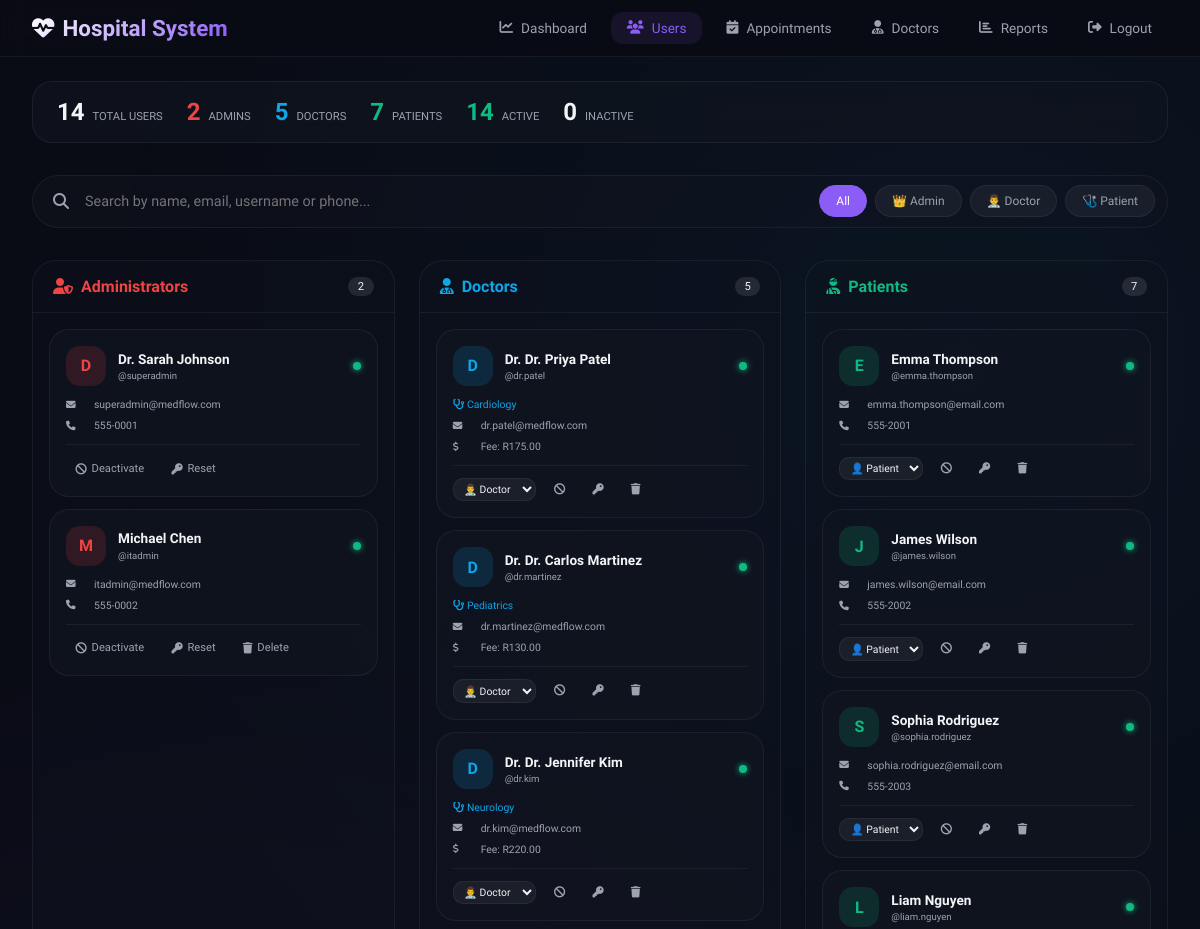
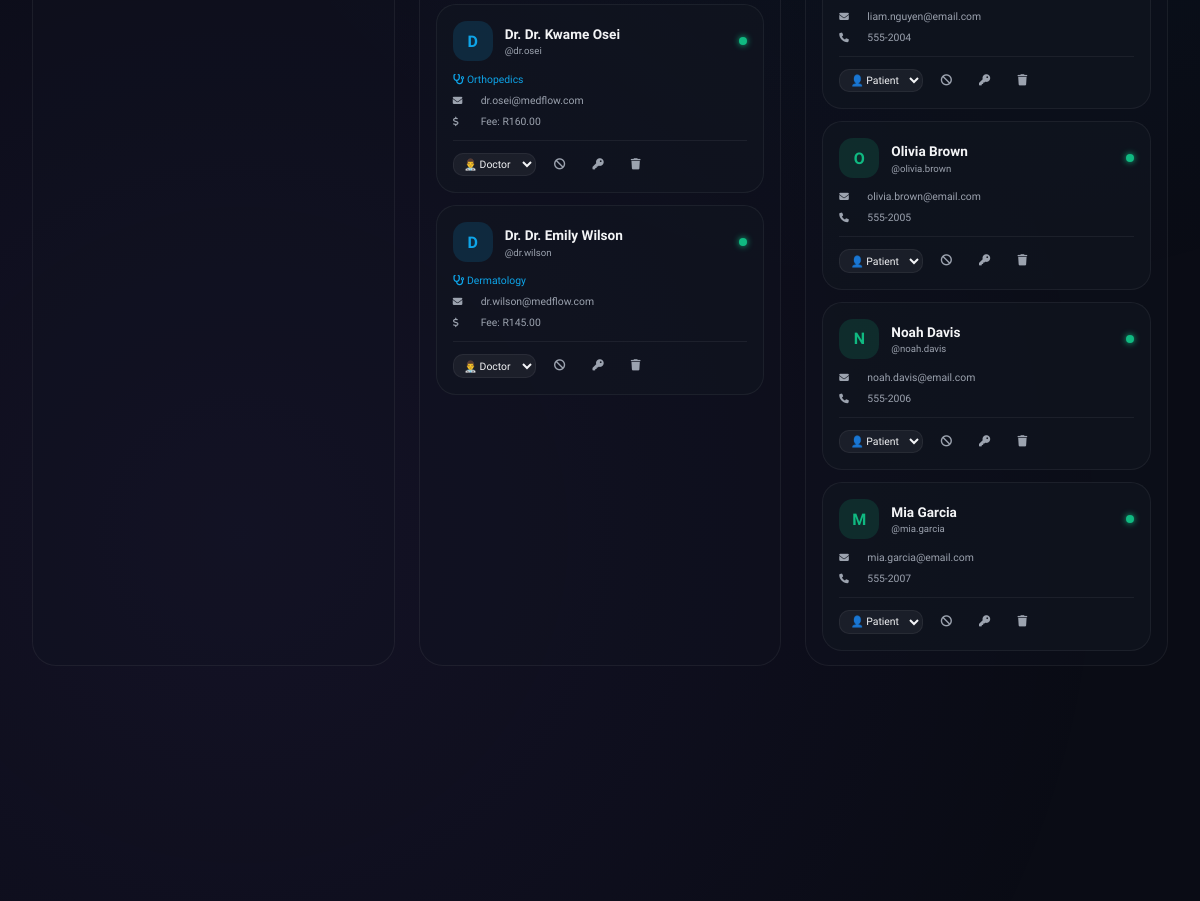
The page /admin/manage-users.php (signed in) on the database its author committed (2 pictures, top to bottom).
### tables this page shows
CREATE TABLE users (
    id INT PRIMARY KEY AUTO_INCREMENT,
    username VARCHAR(50) UNIQUE NOT NULL,
    email VARCHAR(100) UNIQUE NOT NULL,
    password VARCHAR(255) NOT NULL,
    full_name VARCHAR(100) NOT NULL,
    phone VARCHAR(20),
    address TEXT,
    role ENUM('patient', 'doctor', 'admin') DEFAULT 'patient',
    is_active BOOLEAN DEFAULT TRUE,
    created_at TIMESTAMP DEFAULT CURRENT_TIMESTAMP,
    last_login TIMESTAMP NULL,
    reset_token VARCHAR(255) NULL,
    reset_token_expiry DATETIME NULL,
    email_verified BOOLEAN DEFAULT FALSE
);

### admin/manage-users.php (the view, shortened to what the rows shown need)
<?php
require_once '../includes/SessionManager.php';
$database = new Database();
$db = $database->getConnection();
$page = isset($_GET['page']) ? (int)$_GET['page'] : 1;
$limit = 15;
$offset = ($page - 1) * $limit;
$query = "SELECT u.*,
          CASE WHEN u.role = 'doctor' THEN d.specialization ELSE NULL END as specialization,
          CASE WHEN u.role = 'doctor' THEN d.consultation_fee ELSE NULL END as consultation_fee,
          CASE WHEN u.role = 'doctor' THEN d.qualification ELSE NULL END as qualification,
          CASE WHEN u.role = 'doctor' THEN d.experience_years ELSE NULL END as experience_years
          FROM users u
          LEFT JOIN doctors d ON u.id = d.user_id
          WHERE 1=1";
$params = [];
$query .= " ORDER BY u.created_at DESC LIMIT :limit OFFSET :offset";
$params[':limit'] = $limit;
$params[':offset'] = $offset;
$stmt = $db->prepare($query);
foreach ($params as $key => $value) {
    if ($key == ':limit' || $key == ':offset') {
        $stmt->bindValue($key, $value, PDO::PARAM_INT);
    } else {
        $stmt->bindValue($key, $value);
    }
}
$stmt->execute();
$users = $stmt->fetchAll(PDO::FETCH_ASSOC);
$grouped_users = ['admin' => [], 'doctor' => [], 'patient' => []];
foreach ($users as $user) {
    $grouped_users[$user['role']][] = $user;
}
?>
<!DOCTYPE html>
<html lang="en">
<head>
    <link rel="stylesheet" href="https://cdnjs.cloudflare.com/ajax/libs/font-awesome/6.4.0/css/all.min.css">
</head>
<body>
    <div class="admin-wrapper">
        <div class="kanban-board">
            <div class="kanban-column">
                <div class="column-body">
                    <?php if (count($grouped_users['admin']) > 0): ?>
                        <?php foreach ($grouped_users['admin'] as $user): ?>
                            <div class="user-card">
                                <div class="card-row">
                                    <div class="user-name">
                                        <div class="user-avatar admin-avatar"><?php echo strtoupper(substr($user['full_name'], 0, 1)); ?></div>
                                        <div class="user-details">
                                            <h4><?php echo htmlspecialchars($user['full_name']); ?></h4>
                                            <p>@<?php echo htmlspecialchars($user['username']); ?></p>
                                        </div>
                                    </div>
                                    <span class="status-indicator <?php echo $user['is_active'] ? 'status-active' : 'status-inactive'; ?>"></span>
                                </div>
                                <div class="user-contact"><i class="fas fa-envelope"></i> <?php echo htmlspecialchars($user['email']); ?></div>
                                <div class="user-contact"><i class="fas fa-phone"></i> <?php echo htmlspecialchars($user['phone'] ?? 'No phone'); ?></div>
                                <div class="card-actions">
                                    <form method="POST" style="display: inline;">
                                        <button type="submit" name="toggle_status" class="action-icon" title="<?php echo $user['is_active'] ? 'Deactivate' : 'Activate'; ?>">
                                            <i class="fas <?php echo $user['is_active'] ? 'fa-ban' : 'fa-check-circle'; ?>"></i> <?php echo $user['is_active'] ? 'Deactivate' : 'Activate'; ?>
                                        </button>
                                    </form>
                                    <form method="POST" style="display: inline;" onsubmit="return confirm('Reset password for <?php echo addslashes($user['username']); ?>?')">
                                        <button type="submit" name="reset_password" class="action-icon"><i class="fas fa-key"></i> Reset</button>
                                    </form>
                                    <?php if ($user['id'] != SessionManager::getUserId()): ?>
                                        <form method="POST" style="display: inline;" onsubmit="return confirm('Delete <?php echo addslashes($user['username']); ?>? This cannot be undone!')">
                                            <button type="submit" name="delete_user" class="action-icon danger-btn"><i class="fas fa-trash"></i> Delete</button>
                                        </form>
                                    <?php endif; ?>
                                </div>
                            </div>
                        <?php endforeach; ?>
                    <?php else: ?>
                        <div class="empty-column"><i class="fas fa-user-shield" style="font-size: 2rem; opacity: 0.3;"></i><p>No admins found</p></div>
                    <?php endif; ?>
                </div>
            </div>
            <div class="kanban-column">
                <div class="column-body">
                    <?php if (count($grouped_users['doctor']) > 0): ?>
                        <?php foreach ($grouped_users['doctor'] as $user): ?>
                            <div class="user-card">
                                <div class="card-row">
                                    <div class="user-name">
                                        <div class="user-avatar doctor-avatar"><?php echo strtoupper(substr($user['full_name'], 0, 1)); ?></div>
                                        <div class="user-details">
                                            <h4>Dr. <?php echo htmlspecialchars($user['full_name']); ?></h4>
                                            <p>@<?php echo htmlspecialchars($user['username']); ?></p>
                                        </div>
                                    </div>
                                    <span class="status-indicator <?php echo $user['is_active'] ? 'status-active' : 'status-inactive'; ?>"></span>
                                </div>
                                <div class="doctor-spec"><i class="fas fa-stethoscope"></i> <?php echo htmlspecialchars($user['specialization'] ?? 'General Medicine'); ?></div>
                                <div class="user-contact"><i class="fas fa-envelope"></i> <?php echo htmlspecialchars($user['email']); ?></div>
                                <div class="user-contact"><i class="fas fa-dollar-sign"></i> Fee: R<?php echo number_format($user['consultation_fee'] ?? 0, 2); ?></div>
                                <div class="card-actions">
                                    <form method="POST" style="display: inline;">
                                        <select name="new_role" class="role-select" onchange="this.form.submit()">
                                            <option value="doctor" <?php echo $user['role'] == 'doctor' ? 'selected' : ''; ?>>👨‍⚕️ Doctor</option>
                                        </select>
                                    </form>
                                    <form method="POST" style="display: inline;">
                                        <button type="submit" name="toggle_status" class="action-icon"><i class="fas <?php echo $user['is_active'] ? 'fa-ban' : 'fa-check-circle'; ?>"></i></button>
                                    </form>
                                    <form method="POST" style="display: inline;" onsubmit="return confirm('Reset password?')">
                                        <button type="submit" name="reset_password" class="action-icon"><i class="fas fa-key"></i></button>
                                    </form>
                                    <?php if ($user['id'] != SessionManager::getUserId()): ?>
                                        <form method="POST" style="display: inline;" onsubmit="return confirm('Delete this doctor?')">
                                            <button type="submit" name="delete_user" class="action-icon danger-btn"><i class="fas fa-trash"></i></button>
                                        </form>
                                    <?php endif; ?>
                                </div>
                            </div>
                        <?php endforeach; ?>
                    <?php else: ?>
                        <div class="empty-column"><i class="fas fa-user-md" style="font-size: 2rem; opacity: 0.3;"></i><p>No doctors found</p></div>
                    <?php endif; ?>
                </div>
            </div>
            <div class="kanban-column">
                <div class="column-body">
                    <?php if (count($grouped_users['patient']) > 0): ?>
                        <?php foreach ($grouped_users['patient'] as $user): ?>
                            <div class="user-card">
                                <div class="card-row">
                                    <div class="user-name">
                                        <div class="user-avatar patient-avatar"><?php echo strtoupper(substr($user['full_name'], 0, 1)); ?></div>
                                        <div class="user-details">
                                            <h4><?php echo htmlspecialchars($user['full_name']); ?></h4>
                                            <p>@<?php echo htmlspecialchars($user['username']); ?></p>
                                        </div>
                                    </div>
                                    <span class="status-indicator <?php echo $user['is_active'] ? 'status-active' : 'status-inactive'; ?>"></span>
                                </div>
                                <div class="user-contact"><i class="fas fa-envelope"></i> <?php echo htmlspecialchars($user['email']); ?></div>
                                <div class="user-contact"><i class="fas fa-phone"></i> <?php echo htmlspecialchars($user['phone'] ?? 'No phone'); ?></div>
                                <div class="card-actions">
                                    <form method="POST" style="display: inline;">
                                        <select name="new_role" class="role-select" onchange="this.form.submit()">
                                            <option value="patient" <?php echo $user['role'] == 'patient' ? 'selected' : ''; ?>>👤 Patient</option>
                                        </select>
                                    </form>
                                    <form method="POST" style="display: inline;">
                                        <button type="submit" name="toggle_status" class="action-icon"><i class="fas <?php echo $user['is_active'] ? 'fa-ban' : 'fa-check-circle'; ?>"></i></button>
                                    </form>
                                    <form method="POST" style="display: inline;" onsubmit="return confirm('Reset password?')">
                                        <button type="submit" name="reset_password" class="action-icon"><i class="fas fa-key"></i></button>
                                    </form>
                                    <form method="POST" style="display: inline;" onsubmit="return confirm('Delete this patient?')">
                                        <button type="submit" name="delete_user" class="action-icon danger-btn"><i class="fas fa-trash"></i></button>
                                    </form>
                                </div>
                            </div>
                        <?php endforeach; ?>
                    <?php else: ?>
                        <div class="empty-column"><i class="fas fa-user-injured" style="font-size: 2rem; opacity: 0.3;"></i><p>No patients found</p></div>
                    <?php endif; ?>
                </div>
            </div>
        </div>
    </div>
</body>
</html>

### rows shown on the page
users: full_name "D", full_name "Dr. Sarah Johnson", username "superadmin", is_active 1 (drawn), email "superadmin@medflow.com", phone "555-0001"
users: full_name "M", full_name "Michael Chen", username "itadmin", is_active 1 (drawn), email "itadmin@medflow.com", phone "555-0002"
users: full_name "D", full_name "Dr. Priya Patel", username "dr.patel", is_active 1 (drawn), specialization "Cardiology", email "dr.patel@medflow.com", consultation_fee "175.00", new_role "👨‍⚕️ Doctor"
users: full_name "D", full_name "Dr. Carlos Martinez", username "dr.martinez", is_active 1 (drawn), specialization "Pediatrics", email "dr.martinez@medflow.com", consultation_fee "130.00", new_role "👨‍⚕️ Doctor"
users: full_name "D", full_name "Dr. Jennifer Kim", username "dr.kim", is_active 1 (drawn), specialization "Neurology", email "dr.kim@medflow.com", consultation_fee "220.00", new_role "👨‍⚕️ Doctor"
users: full_name "D", full_name "Dr. Kwame Osei", username "dr.osei", is_active 1 (drawn), specialization "Orthopedics", email "dr.osei@medflow.com", consultation_fee "160.00", new_role "👨‍⚕️ Doctor"
users: full_name "D", full_name "Dr. Emily Wilson", username "dr.wilson", is_active 1 (drawn), specialization "Dermatology", email "dr.wilson@medflow.com", consultation_fee "145.00", new_role "👨‍⚕️ Doctor"
users: full_name "E", full_name "Emma Thompson", username "emma.thompson", is_active 1 (drawn), email "emma.thompson@email.com", phone "555-2001", new_role "👤 Patient"
users: full_name "J", full_name "James Wilson", username "james.wilson", is_active 1 (drawn), email "james.wilson@email.com", phone "555-2002", new_role "👤 Patient"
users: full_name "S", full_name "Sophia Rodriguez", username "sophia.rodriguez", is_active 1 (drawn), email "sophia.rodriguez@email.com", phone "555-2003", new_role "👤 Patient"
users: full_name "L", full_name "Liam Nguyen", username "liam.nguyen", is_active 1 (drawn), email "liam.nguyen@email.com", phone "555-2004", new_role "👤 Patient"
users: full_name "O", full_name "Olivia Brown", username "olivia.brown", is_active 1 (drawn), email "olivia.brown@email.com", phone "555-2005", new_role "👤 Patient"
users: full_name "N", full_name "Noah Davis", username "noah.davis", is_active 1 (drawn), email "noah.davis@email.com", phone "555-2006", new_role "👤 Patient"
users: full_name "M", full_name "Mia Garcia", username "mia.garcia", is_active 1 (drawn), email "mia.garcia@email.com", phone "555-2007", new_role "👤 Patient"

### other values the page prints
$stats['total'] "14"
$stats['admins'] "2"
$stats['doctors'] "5"
$stats['patients'] "7"
$stats['active'] "14"
$stats['inactive'] "0"
count($grouped_users['admin']) "2"
count($grouped_users['doctor']) "5"
count($grouped_users['patient']) "7"
